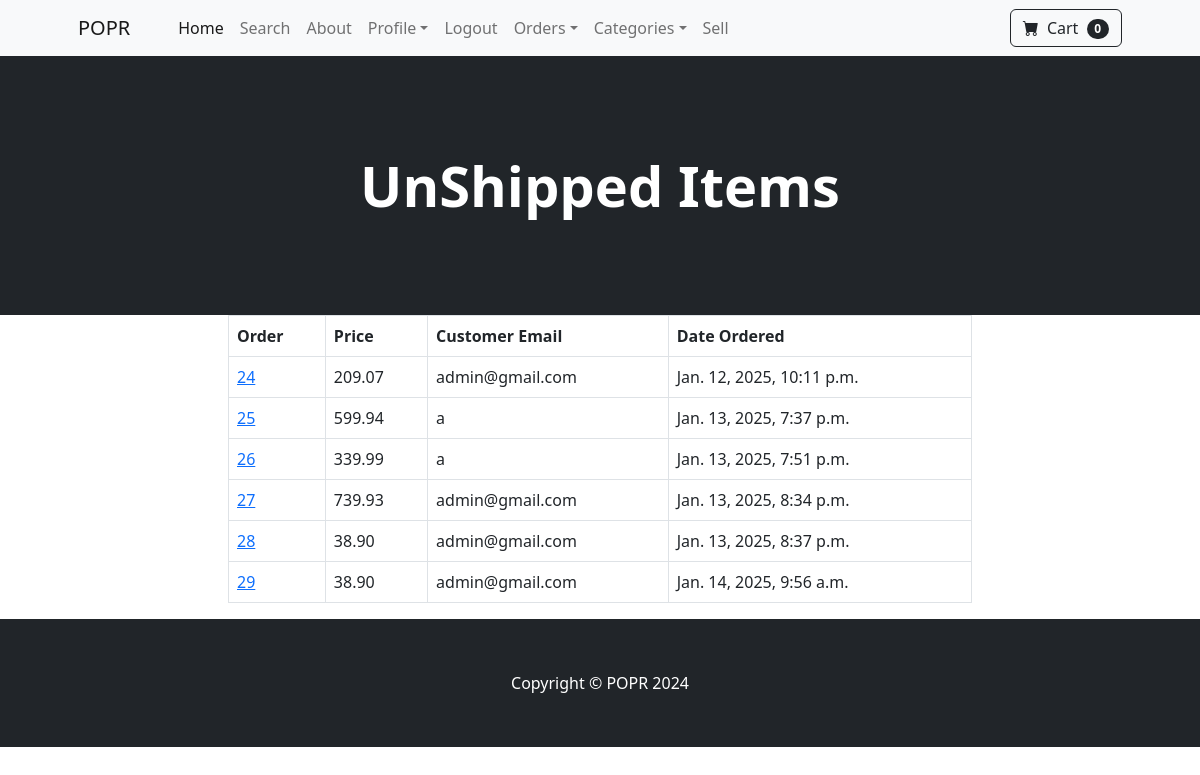
Page /payment/not_shipped_dash (signed in) on the committed database.
### payment/models.py (models this page shows, shortened)
class Order(models.Model):
    user = models.ForeignKey(User, on_delete=models.CASCADE, null=True, blank=True)
    full_name = models.CharField(max_length=255)
    email = models.EmailField(max_length=255)
    shipping_adress = models.TextField(max_length=500)
    amout_to_pay = models.DecimalField(max_digits=10, decimal_places=2)
    date_of_order = models.DateTimeField(auto_now_add=True)
    shipped = models.BooleanField(default=False)
    date_shipped = models.DateTimeField(blank=True, null=True)

### payment/views.py (the view)
# urls.py: path('not_shipped_dash', views.not_shipped_dash, name='not_shipped_dash'),
def not_shipped_dash(request):
    if request.user.is_authenticated and request.user.is_superuser:
        orders = Order.objects.filter(shipped=False)
        return render(request, "payment/not_shipped_dash.html", {'orders':orders})
    else:
        messages.success(request, 'Access Denied')
        return redirect('home')

### cart/cart.py (called while the page is built)
    def __len__(self):
        return len(self.cart)

### cart/context_processors.py (called while the page is built)
def cart(request):
    return {'cart': Cart(request)}

### payment/templates/payment/not_shipped_dash.html (shortened to what this page needs)
{% extends "base.html" %}
{%block content%}
<header class="bg-dark py-5">
    <div class="container px-4 px-lg-5 my-5">
        <div class="text-center text-white">
            <h1 class="display-4 fw-bolder">UnShipped Items</h1>
        </div>
    </div>
</header>
<div class='container'>
    <div class='row'>
        <center>
            <div class='col-8'>
                <table class="table table-hover table-bordered">
                    <thead>
                      <tr>
                        <th scope="col">Order</th>
                        <th scope="col">Price</th>
                        <th scope="col">Customer Email</th>
                        <th scope="col">Date Ordered</th>
                      </tr>
                    </thead>
                    {% for order in orders %}
                    <tbody>
                      <tr>
                        <td><a href="{% url 'orders' order.id%}">{{order.id}}</a></td>
                        <td>{{order.amout_to_pay}}</td>
                        <td>{{order.email}}</td>
                        <td>{{order.date_of_order}}</td>
                      </tr>
                    </tbody>
                    {% endfor %}
                </table>
            </center>
            </div>
    </div>
{% endblock %}

### rows in the picture
Order: id "24", amout_to_pay "209.07", email "admin@gmail.com", date_of_order "Jan. 12, 2025, 10:11 p.m."
Order: id "25", amout_to_pay "599.94", email "a", date_of_order "Jan. 13, 2025, 7:37 p.m."
Order: id "26", amout_to_pay "339.99", email "a", date_of_order "Jan. 13, 2025, 7:51 p.m."
Order: id "27", amout_to_pay "739.93", email "admin@gmail.com", date_of_order "Jan. 13, 2025, 8:34 p.m."
Order: id "28", amout_to_pay "38.90", email "admin@gmail.com", date_of_order "Jan. 13, 2025, 8:37 p.m."
Order: id "29", amout_to_pay "38.90", email "admin@gmail.com", date_of_order "Jan. 14, 2025, 9:56 a.m."

### other values in the picture
{{ cart|length }} "0"
